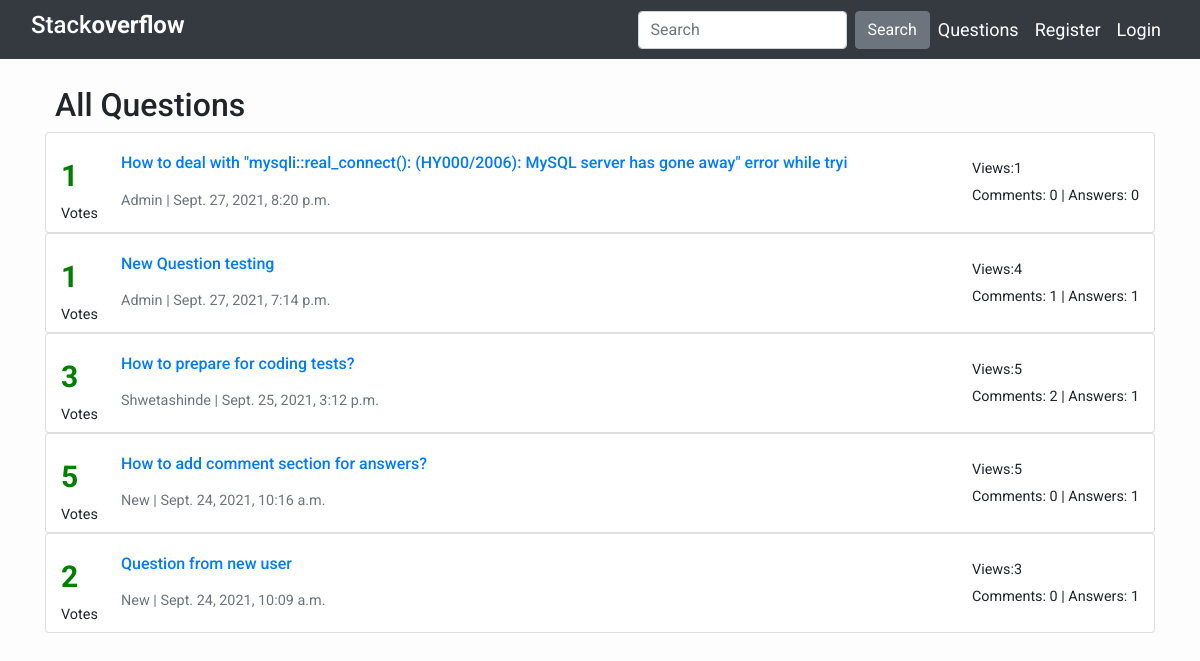
The app's page /, older data.
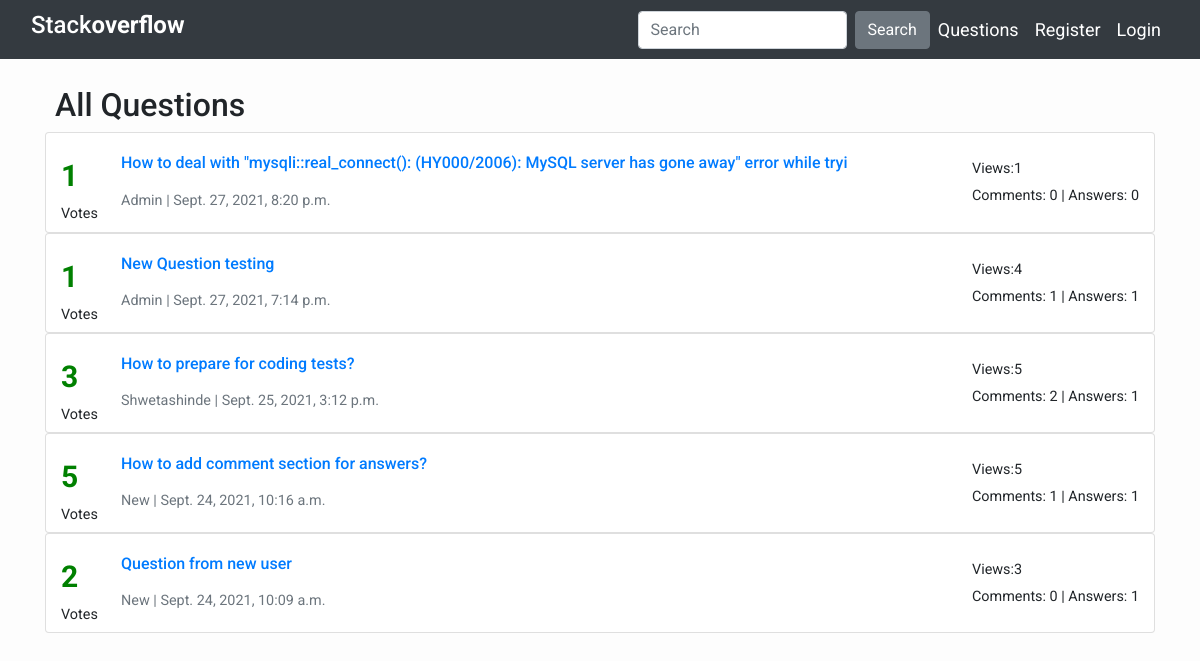
The same page, newer data.
### Post/models.py (models this page shows, shortened)
class question(models.Model):
    Que_text = models.TextField()
    Que_author = models.ForeignKey(User, on_delete= models.CASCADE)
    Que_created_on = models.DateTimeField(auto_now_add=True)
    Upvotes_Que = models.ManyToManyField(User,related_name = 'Qupvotes', null=True, blank=True)
    Views = models.ManyToManyField(User,related_name = 'Qviews', null=True, blank=True)
    tags = models.CharField(max_length=100, choices=TagOptions, default='other')
    class Meta:
        ordering = ['-Que_created_on']

### Post/views.py (the view)
# urls.py: path('', views.QuestionList, name='home'),
def QuestionList(request):
    questions = question.objects.all()
    context ={
        'question_list': questions,
    }
    return render(request, "home.html", context)

### Post/templates/home.html (shortened to what this page needs)
{% extends "base.html" %}
{% block content %}
<br>
<div class="container">
    <h2 class="centre"> All Questions </h2>
    <div class="slider">
        {% for question in question_list %}
        <div class="card">
            <div class="card-body">
                <div class="row" style="position: relative;">
                    <div style="position: absolute;left:10px;">
                        <span style="color: green; font-size: 30px; font-weight:bold;">{{question.Upvotes_Que.count}}</span><br>
                        <small>Votes</small>
                    </div>
                    <div style="padding-left:70px;">
                        <a href="{% url 'detail' question.id %}"><h6 class="card-title">{{question.Que_text|slice:":100" }}</h6></a>
                        <small class="card-subtitle mb-2 text-muted">{{ question.Que_author }} | {{ question.Que_created_on}}</small>
                    </div>
                    <div style="position: absolute;right:10px;"><small>Views:{{question.Views.count}}<br>
                        Comments: {{question.comments.all.count}} |
                        Answers: {{question.answers.all.count}}</small>
                    </div>
                </div>
            </div>
          </div>
        {% endfor %}
    </div>
</div>
{% endblock %}

Row changes from the older to the newer data that the page shows:
changed question "How to add comment section for answers?": comments.all.count "0" → "1"
